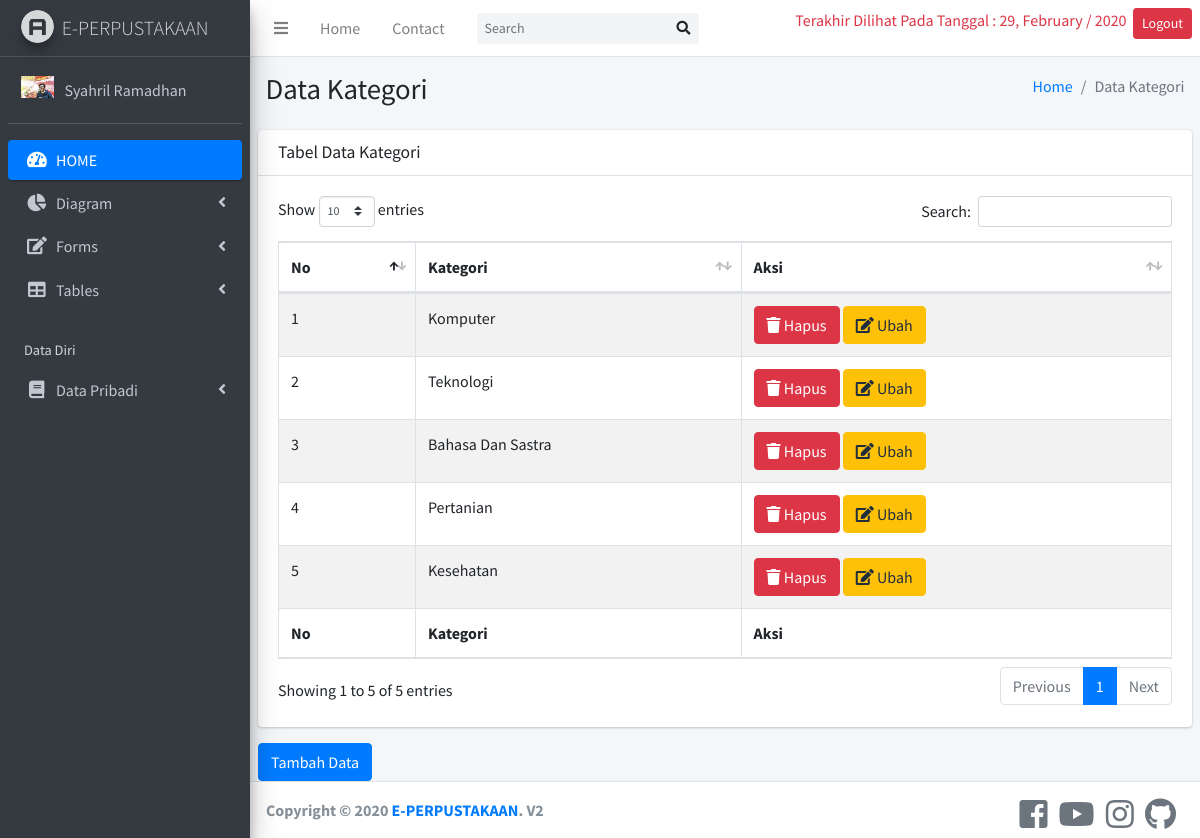
/admin/index.php?halaman=kategori_buku (signed in), run on the app's committed database.
### tables this page shows
CREATE TABLE `kategori` (
  `id_kategori` int(50) NOT NULL,
  `nama_kategori` varchar(100) NOT NULL
);

### admin/index.php (the view, shortened to what this page needs)
<?php
include '../koneksi/koneksi.php';
?>
<?php
$id_admin = $_SESSION["admin"]["id_admin"];
$detail_admin = $konek->query("SELECT foto_admin, nama, tanggal, bulan, tahun FROM tb_admin WHERE id_admin='$id_admin'");
$pecah = $detail_admin->fetch_assoc();
?>
<!DOCTYPE html>
<html lang="en">
<head>
    <link rel="stylesheet" href="../assets/plugins/fontawesome-free/css/all.min.css">
    <link rel="stylesheet" href="http://code.ionicframework.com/ionicons/2.0.1/css/ionicons.min.css">
    <link rel="stylesheet" href="https://use.fontawesome.com/releases/v5.7.0/css/all.css">
    <link rel="stylesheet" href="../assets/plugins/datatables-bs4/css/dataTables.bootstrap4.css">
    <link rel="stylesheet" href="../assets/dist/css/adminlte.min.css">
</head>
<body class="hold-transition sidebar-mini">
    <div class="wrapper">
        <nav class="main-header navbar navbar-expand navbar-white navbar-light">
            <ul class="navbar-nav">
                <li class="nav-item">
                    <a class="nav-link" data-widget="pushmenu" href="#"><i class="fas fa-bars"></i></a>
                </li>
                <li class="nav-item d-none d-sm-inline-block">
                    <a href="index.php" class="nav-link">Home</a>
                </li>
                <li class="nav-item d-none d-sm-inline-block">
                    <a href="index.php?halaman=kontak" class="nav-link">Contact</a>
                </li>
            </ul>
            <form class="form-inline ml-3" method="get">
                <div class="input-group input-group-sm">
                    <input class="form-control form-control-navbar" type="search" placeholder="Search" aria-label="Search">
                    <div class="input-group-append">
                        <button class="btn btn-navbar" type="submit">
                            <i class="fas fa-search"></i>
                        </button>
                    </div>
                </div>
            </form>
            <ul class="navbar-nav ml-auto">
                <p class=" text-danger text-right">Terakhir Dilihat Pada Tanggal : <?php echo $pecah["tanggal"]; ?>, <?php echo $pecah["bulan"]; ?> / <?php echo $pecah["tahun"]; ?> &nbsp;</p>
                <li class="nav-item dropdown">
                    <a href="index.php?halaman=logout" class="btn btn-danger square-btn-adjust btn-sm">Logout</a>
                </li>
            </ul>
        </nav>
        <aside class="main-sidebar sidebar-dark-primary elevation-4">
            <a href="index.php" class="brand-link">
                <img src="../assets/dist/img/AdminLTELogo.png" alt="AdminLTE Logo" class="brand-image img-circle elevation-3" style="opacity: .8">
                <span class="brand-text font-weight-light">E-PERPUSTAKAAN</span>
            </a>
            <div class="sidebar">
                <div class="user-panel mt-3 pb-3 mb-3 d-flex">
                    <div class="image">
                        <img src="../foto_admin/<?php echo $pecah['foto_admin']; ?>" class="user-image img-responsive" alt="User Image">
                    </div>
                    <div class="info">
                        <a class="d-block"><?php echo $pecah['nama']; ?></a>
                    </div>
                </div>
                <?php include('sidebar.php'); ?>
                <?php
                if (isset($_GET['halaman'])) {
                    if ($_GET['halaman'] == "buatQRCode") {
                        include 'buatQRCode.php';
                    } elseif ($_GET['halaman'] == 'data_anggota') {
                        include 'data_anggota.php';
                    } elseif ($_GET['halaman'] == 'hapus_anggota') {
                        include 'hapus_anggota.php';
                    } elseif ($_GET['halaman'] == 'detail_anggota') {
                        include 'detail_anggota.php';
                    } elseif ($_GET['halaman'] == 'tambahbuku') {
                        include 'tambahbuku.php';
                    } elseif ($_GET['halaman'] == 'ubahbuku') {
                        include 'ubahbuku.php';
                    } elseif ($_GET['halaman'] == 'hapusbuku') {
                        include 'hapusbuku.php';
                    } elseif ($_GET['halaman'] == 'kategori_buku') {
                        include 'kategori_buku.php';
                    } elseif ($_GET['halaman'] == 'tambah_kategori') {
                        include 'tambah_kategori.php';
                    } elseif ($_GET['halaman'] == 'ubah_kategori') {
                        include 'ubah_kategori.php';
                    } elseif ($_GET['halaman'] == 'hapus_kategori') {
                        include 'hapus_kategori.php';
                    } elseif ($_GET['halaman'] == 'pengarang_buku') {
                        include 'pengarang_buku.php';
                    } elseif ($_GET['halaman'] == 'tambah_pengarang') {
                        include 'tambah_pengarang.php';
                    } elseif ($_GET['halaman'] == 'ubah_pengarang') {
                        include 'ubah_pengarang.php';
                    } elseif ($_GET['halaman'] == 'hapus_pengarang') {
                        include 'hapus_pengarang.php';
                    } elseif ($_GET['halaman'] == 'penerbit_buku') {
                        include 'penerbit_buku.php';
                    } elseif ($_GET['halaman'] == 'tambah_penerbit') {
                        include 'tambah_penerbit.php';
                    } elseif ($_GET['halaman'] == 'ubah_penerbit') {
                        include 'ubah_penerbit.php';
                    } elseif ($_GET['halaman'] == 'hapus_penerbit') {
                        include 'hapus_penerbit.php';
                    } elseif ($_GET['halaman'] == 'kontak') {
                        include 'kontak.php';
                    } elseif ($_GET['halaman'] == 'profil_petugas') {
                        include 'profil_petugas.php';
                    } elseif ($_GET['halaman'] == 'chat') {
                        include 'chat.php';
                    } elseif ($_GET['halaman'] == 'chart') {
                        include 'chart.php';
                    } elseif ($_GET['halaman'] == 'data_pribadi') {
                        include 'data_pribadi.php';
                    } elseif ($_GET['halaman'] == 'edit_data_pribadi') {
                        include 'edit_data_pribadi.php';
                    } elseif ($_GET['halaman'] == 'data_admin') {
                        include 'data_admin.php';
                    } elseif ($_GET['halaman'] == 'ubah_admin') {
                        include 'ubah_admin.php';
                    } elseif ($_GET['halaman'] == 'data_petugas') {
                        include 'data_petugas.php';
                    } elseif ($_GET['halaman'] == 'tambah_petugas') {
                        include 'tambah_petugas.php';
                    } elseif ($_GET['halaman'] == 'detail_petugas') {
                        include 'detail_petugas.php';
                    } elseif ($_GET['halaman'] == 'ubah_petugas') {
                        include 'ubah_petugas.php';
                    } elseif ($_GET['halaman'] == 'hapus_petugas') {
                        include 'hapus_petugas.php';
                    } elseif ($_GET['halaman'] == 'data_peminjaman') {
                        include 'data_peminjaman.php';
                    } elseif ($_GET['halaman'] == 'detail_peminjaman') {
                        include 'detail_peminjaman.php';
                    } elseif ($_GET['halaman'] == 'tambah_peminjaman') {
                        include 'tambah_peminjaman.php';
                    } elseif ($_GET['halaman'] == 'hapus_peminjaman') {
                        include 'hapus_peminjaman.php';
                    } elseif ($_GET['halaman'] == 'logout') {
                        include 'logout.php';
                    }
                } else {
                    include 'home2.php';
                }
                ?>
                <?php include('footer.php'); ?>
            </div>
</body>
</html>

### admin/kategori_buku.php
<div class="wrapper">
    <div class="content-wrapper">
        <section class="content-header">
            <div class="container-fluid">
                <div class="row mb-2">
                    <div class="col-sm-6">
                        <h1>Data Kategori</h1>
                    </div>
                    <div class="col-sm-6">
                        <ol class="breadcrumb float-sm-right">
                            <li class="breadcrumb-item"><a href="index.php">Home</a></li>
                            <li class="breadcrumb-item active">Data Kategori</li>
                        </ol>
                    </div>
                </div>
            </div>
        </section>
        <section class="content">
            <div class="row">
                <div class="col-12">
                    <div class="card">
                        <div class="card-header">
                            <h3 class="card-title">Tabel Data Kategori</h3>
                        </div>
                        <div class="card-body">
                            <table id="example1" class="table table-bordered table-striped">
                                <thead>
                                    <tr>
                                        <th>No</th>
                                        <th>Kategori</th>
                                        <th>Aksi</th>
                                    </tr>
                                </thead>
                                <tbody>
                                    <?php include '../koneksi/koneksi.php'; ?>
                                    <?php $ambil = $konek->query("SELECT * FROM kategori");
                                    ?>
                                    <?php $nomor = 1; ?>
                                    <?php while ($pecah = $ambil->fetch_assoc()) { ?>
                                        <tr>
                                            <td><?php echo $nomor; ?></td>
                                            <td><?php echo $pecah['nama_kategori']; ?></td>
                                            <td>
                                                <a href="index.php?halaman=hapus_kategori&id=<?php echo base64_encode(strip_tags($pecah['id_kategori'])); ?>" class="btn-danger btn"><i class="fas fa-trash"> </i> Hapus </a>
                                                <a href="index.php?halaman=ubah_kategori&id=<?php echo base64_encode(strip_tags($pecah['id_kategori'])); ?>" class="btn btn-warning"><i class="fas fa-edit"> </i> Ubah</a>
                                            </td>
                                        </tr>
                                        <?php $nomor++; ?>
                                    <?php } ?>
                                </tbody>
                                <tfoot>
                                    <tr>
                                        <th>No</th>
                                        <th>Kategori</th>
                                        <th>Aksi</th>
                                    </tr>
                                </tfoot>
                            </table>
                        </div>
                    </div>
                </div>
            </div>
            <a href="index.php?halaman=tambahbuku" class="btn btn-primary"><i class="glyphicon glyphicon-plus"></i> Tambah Data</a>
        </section>
    </div>
</div>

### data on the page
kategori: nama_kategori "Komputer"
kategori: nama_kategori "Teknologi"
kategori: nama_kategori "Bahasa Dan Sastra"
kategori: nama_kategori "Pertanian"
kategori: nama_kategori "Kesehatan"

### other printed values
$pecah["tanggal"] "29"
$pecah["bulan"] "February"
$pecah["tahun"] "2020"
$pecah['nama'] "Syahril Ramadhan"
